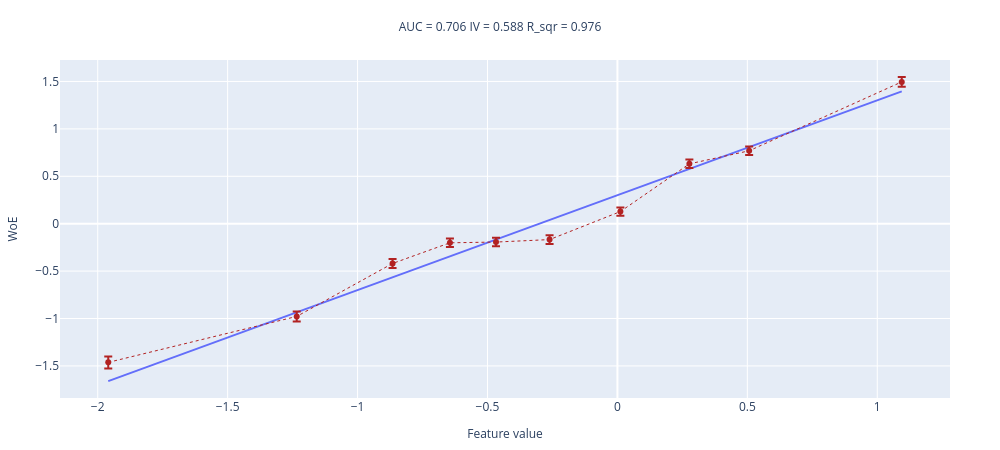

The notebook cell saved with this chart:
### Markdown cell above
У нас теперь 14 фичей $\xi = (\xi_1, \dots, \xi_{14})$, поэтому не очень понятно, как по ним всем проверять линейность модели. Однако мы помним, что модель будет линейный, если $\forall i \ WoE_i$ будет линейной функцией от $\xi_i$, в этом случае $\ln(\frac{P(y = 1 | \xi)}{P(y = 0 | \xi)}) = w^T\xi$. В ходе обучения мы подобрали оптимальные веста, то есть получили какое-то $w^T\xi =: \eta$, тогда ко всему этому можно относиться так, что у нас есть одна фича $\eta$, и мы проверяем линейность относительно неё. Очевидно, что если $WoE$ будет линеен относительно неё, то предпосылки будут выполнены и модель будет линейной. Благо, для этого у нас есть подходящие функции в sklearn.

### Code cell
eta_train = model.decision_function(X_train)
eta_test = model.decision_function(X_test)

woe_line(eta_train, y_train, 10).show()
woe_line(eta_test, y_test, 10).show()

### Figure 1 — Plotly figure (JSON) as saved in the notebook; plotly's stock layout.template omitted (floating-point values rounded to 4 significant figures)
{"data": [{"mode": "lines", "name": "interpolation_line", "showlegend": false, "type": "scatter", "x": [-1.959, -1.234, -0.8654, -0.6446, -0.4672, -0.2611, 0.01135, 0.2769, 0.507, 1.094], "y": [-1.66, -0.9342, -0.5651, -0.3441, -0.1666, 0.03971, 0.3124, 0.5782, 0.8084, 1.396]}, {"error_y": {"array": [0.06068, 0.05232, 0.04633, 0.04497, 0.04493, 0.04481, 0.04391, 0.0446, 0.04528, 0.05263], "arrayminus": [0.0634, 0.05392, 0.04709, 0.04548, 0.04543, 0.04528, 0.04408, 0.04427, 0.04481, 0.05118], "symmetric": false, "type": "data"}, "line": {"color": "firebrick", "dash": "dot", "width": 1}, "name": "WoE", "showlegend": false, "type": "scatter", "x": [-1.959, -1.234, -0.8654, -0.6446, -0.4672, -0.2611, 0.01135, 0.2769, 0.507, 1.094], "y": [-1.463, -0.9781, -0.4193, -0.2016, -0.1936, -0.1676, 0.1278, 0.6312, 0.7691, 1.496]}], "layout": {"height": 450, "margin": {"b": 50, "l": 50, "r": 50, "t": 60}, "title": {"font": {"size": 12}, "text": "AUC = 0.706 IV = 0.588 R_sqr = 0.976 ", "x": 0.5, "xanchor": "center", "y": 0.95, "yanchor": "top"}, "width": 1000, "xaxis": {"title": {"font": {"size": 12}, "text": "Feature value"}}, "yaxis": {"title": {"font": {"size": 12}, "text": "WoE"}}}}
